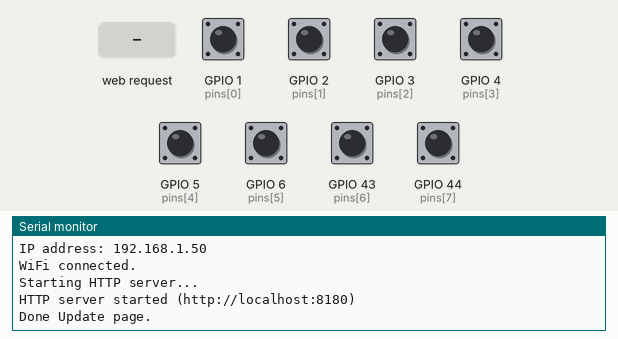
This program was run on a simulated Seeed XIAO ESP32-S3. On the bench: the last lines printed to the serial monitor. The inputs (shaded band) are chosen by the test bench; at power-on: GPIO 1 (pins[0]), GPIO 2 (pins[1]), GPIO 3 (pins[2]), GPIO 4 (pins[3]), GPIO 5 (pins[4]), GPIO 6 (pins[5]), GPIO 43 (pins[6]), GPIO 44 (pins[7]) HIGH. WiFi joins after 1.5 s; servers stay silent unless stated.

Above: at 3.7 s.
3.8 s: HTTP request GET /xml received
At 5.0 s:
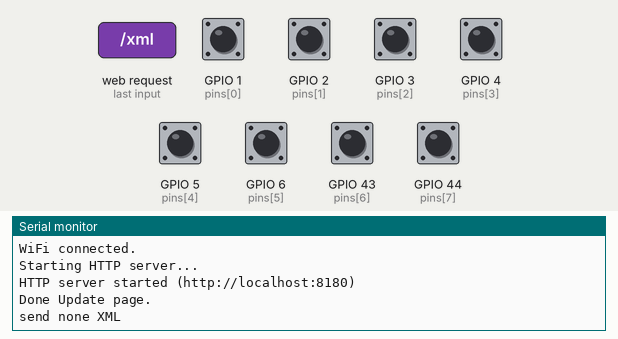
5.3 s: HTTP request GET /data_acq received
At 6.4 s:
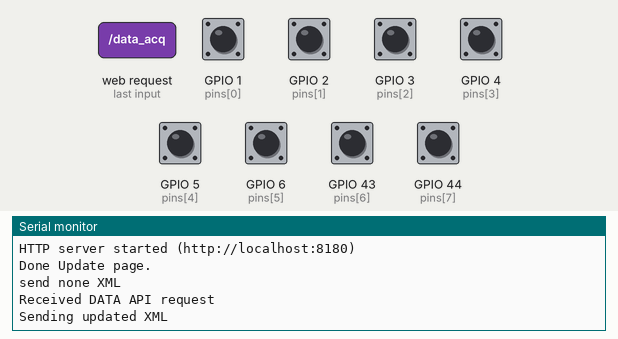
6.8 s: HTTP request GET /submit received
At 7.5 s:
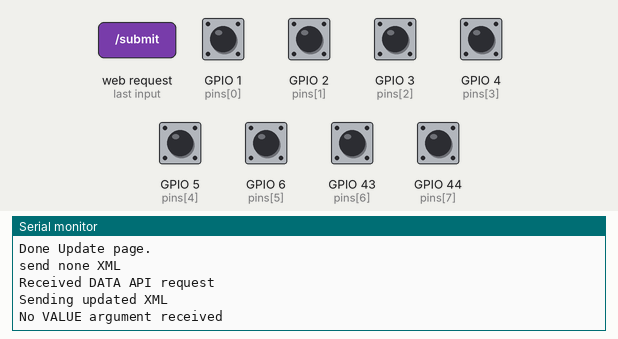
8.3 s: HTTP request GET /submit?VALUE=1 received
At 8.6 s:
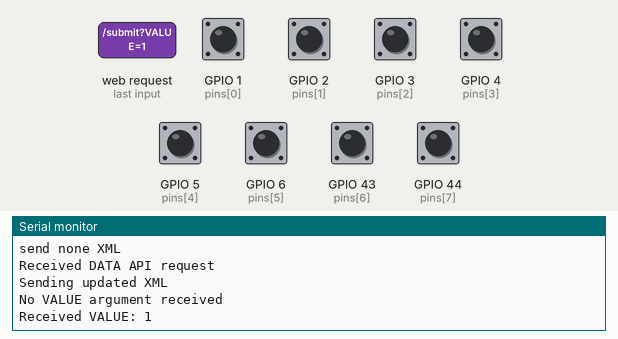

The program:

main.cpp
```cpp
#include <Arduino.h>
#include "connect_wifi.h"
#include "webpage.h"

// Define pins for LEDs and buttons
const uint8_t pins[] = {D0, D1, D2, D3, D4, D5, D6, D7};
const int num_pins = sizeof(pins) / sizeof(pins[0]);

void data2XML()
{
    int button_states[num_pins];
    // if (WebPage::webSubmittedValue >= 0)
    // {
    for (int i = 0; i < num_pins; i++)
        button_states[i] = digitalRead(pins[num_pins - 1 - i]) == LOW;
    WebPage::update_XML(button_states, num_pins);
    // WebPage::webSubmittedValue = -1;
    // }
}

void setup()
{
    Serial.begin(115200);

    for (int i = 0; i < num_pins; i++)
        pinMode(pins[i], INPUT_PULLUP);

    WIFI::connectToWiFi();
    Serial.println("WiFi connected.");
    WebPage::init_html_pages(data2XML);
    /*
    This function transfer enable the Webpage routines update
    the MCU data to XML string on demand. The previous projects use
    status variable to trigger the updates which is not timely enough,
    and hard to work with dual interface of webpage and API.
    */
    Serial.println("Done Update page.");
    vTaskDelay(1000 / portTICK_PERIOD_MS); // Check every 100 ms
}

void loop()
{
    vTaskDelay(2 / portTICK_PERIOD_MS); // Check every 100 ms
    WebPage::server.handleClient();
    vTaskDelay(2 / portTICK_PERIOD_MS); // Check every 100 ms
}
```

connect_wifi.cpp
```cpp
#include <WiFi.h>
#include <Arduino.h>
#include "connect_wifi.h"

namespace WIFI
{

  bool connectToWiFi()
  {
    WiFi.begin(WIFI_SSID, WIFI_PASSWORD, WIFI_CHANNEL);
    Serial.print("Connecting to WiFi ");
    Serial.print(WIFI_SSID);

    unsigned long startAttemptTime = millis();
    const unsigned long timeout = WIFI_TIMEOUT; // timeout duration in milliseconds (e.g., 15 seconds)

    // Wait for connection with timeout
    while (WiFi.status() != WL_CONNECTED)
    {
      if (millis() - startAttemptTime >= timeout)
      {
        Serial.println("\nWiFi connection timed out.");
        return false; // Timeout, connection failed
      }
      delay(100);
      Serial.print(".");
    }

    Serial.println("\nConnected!");

    Serial.print("IP address: ");
    Serial.println(WiFi.localIP());

    return true; // Connected successfully
  }

  void disconnectFromWiFi()
  {
    WiFi.disconnect();
    Serial.println("Disconnected from WiFi");
  }

} // namespace WIFI
```

connect_wifi.h
```cpp
#pragma once

namespace WIFI
{

#define WIFI_SSID "Wokwi-GUEST"
#define WIFI_PASSWORD ""
#define WIFI_CHANNEL 6
#define WIFI_TIMEOUT 15000 // 15 seconds timeout for WiFi connection

    bool connectToWiFi();
    void disconnectFromWiFi();

} // namespace WIFI
```

index_src.h
```cpp
#pragma once

// note R"KEYWORD( html page code )KEYWORD";
// again I hate strings, so char is it and this method let's us write naturally

const char PAGE_MAIN[] PROGMEM = R"=====(

<!DOCTYPE html>
<html lang="en">

<head>
  <meta charset="UTF-8" />
  <title>Line Chart by MCU data</title>
  <style>
    body {
      background-color: #121212;
      color: #e0e0e0;
      font-family: Arial, sans-serif;
      display: flex;
      justify-content: center;
      align-items: center;
      height: 100vh;
    }

    .form-container {
      background-color: #1e1e1e;
      padding: 20px 30px;
      border-radius: 8px;
      box-shadow: 0 0 10px rgba(0, 0, 0, 0.7);
      width: 640px;
    }

    .form-group {
      display: flex;
      align-items: center;
      margin-bottom: 15px;
    }

    .form-group label {
      flex: 1;
      margin-right: 10px;
      font-size: 14px;
    }

    .form-group input,
    .form-textarea {
      flex: 2;
      padding: 8px;
      border: 1px solid #444;
      border-radius: 4px;
      background-color: #2a2a2a;
      color: #f0f0f0;
      font-size: 14px;
      resize: none;
    }

    .form-group input:focus,
    .form-textarea:focus {
      border-color: #6200ea;
      outline: none;
    }

    .form-textarea {
      width: 100%;
      min-height: 80px;
      margin-bottom: 20px;
    }

    .form-header {
      margin-bottom: 20px;
      font-size: 16px;
      text-align: center;
      color: #bbbbbb;
    }


    button {
      width: 100%;
      padding: 10px;
      border: none;
      border-radius: 4px;
      background-color: #6200ea;
      color: #ffffff;
      font-size: 16px;
      cursor: pointer;
      box-shadow: 0 4px #3b0cad;
      transition: all 0.1s ease-in-out;
    }

    button:hover {
      background-color: #7a34f4;
    }

    button:active {
      transform: translateY(2px);
      box-shadow: 0 2px #3b0cad;
    }

    #myPlot {
      flex: 1;
      min-width: 100%;
      min-height: 100%;
      padding: 10px;
    }
  </style>
  <script src="https://cdn.plot.ly/plotly-latest.min.js"></script>
</head>

<body onload="process()">
  <div class="form-container">
    <!-- Just a label/title above -->
    <div class="form-header" id="header">Change the pin swtich status
      with the MCU and acquire data. The plot will show the zigzag pattern of the pin status.
    </div>

    <div id="myPlot"></div>

    <!-- Button -->
    <button type="button" id="submitBtn" onclick="submitForm()">Acquire Data</button>
  </div>

  <script>

    function drawPlot(vArray) {
      // Define the data for the line chart
      const trace1 = {
        y: vArray,
        mode: 'lines',
        type: 'scatter',
        name: 'Line 1'
      };

      const data = [trace1];

      const layout = {
        title: 'Line Chart',
        xaxis: {
          title: 'X Axis',
          showgrid: false,
          zeroline: false
        },
        yaxis: {
          title: 'Y Axis',
          showline: false
        }
      }
      // Render the plot inside the div with id 'myPlot'
      Plotly.newPlot('myPlot', data, layout);
    };

    var xmlHttp = new XMLHttpRequest();
    drawPlot([10, 15, 13, 17, 22]);

    function response() {
      var response = xmlHttp.responseXML;
      var vElements = response.getElementsByTagName("v");

      if (vElements.length > 0) {
        var vArray = [];
        for (var i = 0; i < vElements.length; i++) {
          vArray.push(Number(vElements[i].textContent));
        }
        console.log("Numeric array vArray =", vArray);
        drawPlot(vArray);
      } else {
        // No <v> elements found, do nothing or handle accordingly
        console.log("No <v> elements found in XML.");
      }

    }

    function submitForm() {
      var xhttp = new XMLHttpRequest();
      xhttp.open("PUT", "submit?VALUE=" + "1", true);
      console.log("Submitting: " + "1");
      xhttp.send();
    }

    // general processing code for the web page to ask for an XML steam
    // this is actually why you need to keep sending data to the page to
    // force this call with stuff like this
    // server.on("/xml", SendXML);
    // otherwise the page will not request XML from the ESP, and updates will not happen
    function process() {

      if (xmlHttp.readyState == 0 || xmlHttp.readyState == 4) {
        xmlHttp.open("PUT", "xml", true);
        xmlHttp.onreadystatechange = response;
        xmlHttp.send(null);
      }
      // you may have to play with this value, big pages need more porcessing time, and hence
      // a longer timeout
      setTimeout("process()", 200);
    }


  </script>

</html>
)=====";
```

webpage.cpp
```cpp
/*
The code was referrenced to https://github.com/KrisKasprzak/ESP32_WebPage/
It is based XML to communicate between web page and ESP32. The web page is controlled by JavaScript.
No additional library is required on the web page side.
*/

#include <Arduino.h>
// #include <queue>
#include <WebServer.h>
#include "index_src.h"

namespace WebPage
{
    constexpr size_t XmlBufferSize = 2048;
    char XML[XmlBufferSize];
    // int webSubmittedValue = -1;
    bool XMLSent = true;
    void (*xml_update)() = nullptr;
    /*
    Using this method to define a function pointer for the "callback" function. Using this method,
    the Webpage functions can update the XML by MCU hardware readings on demand and being more real
    time processing.
    */

    WebServer server(80);

    void update_XML(int *val, int size)
    {
        /*
        The size of the XML string should be smaller than XmlBufferSize
        */
        XML[0] = 0; // Clear the XML buffer
        size_t pos = 0;
        pos += snprintf(XML + pos, XmlBufferSize - pos, "<data>");
        for (int i = 0; i < size; i++)
            pos += snprintf(XML + pos, XmlBufferSize - pos, "<v>%d</v>", val[i]);
        pos += snprintf(XML + pos, XmlBufferSize - pos, "</data>");
        XMLSent = false;
    }

    void SendHtml()
    {
        /*
        The main web page is stored in index_src.h as a string constant PAGE_MAIN
        The HTML file can be edited seperately and then converted to the header file using the
        script (Linux): conv
        */
        server.send(200, "text/html", (const char *)PAGE_MAIN);
    }

    void SendXML()
    {
        /*
        This function is called when the web page requests /xml. So it will be called repeatedly.
        If setting a condition to not send XML unless there is a new key input, the web page will not get any response
        and apears error in the browser console "PUT xxxxxx"
        */
        if (XMLSent)
        {
            Serial.println("send none XML");
            server.send(200, "text/xml", "<data></data>");
        }
        else
        {
            Serial.println("Sending updated XML");
            server.send(200, "text/xml", XML); // a longer timeout that 200 ms
            XMLSent = true;
        }
    }

    void dataAPI()
    {
        // webSubmittedValue = 1;
        Serial.println("Received DATA API request");
        xml_update(); // call the function to update the XML
        Serial.println("Sending updated XML");
        server.send(200, "text/xml", XML); // a longer timeout that 200 ms
        XMLSent = true;
    }

    void getSubmit()
    {
        if (server.hasArg("VALUE"))
        /*
        This is the key part to transmit data from webpage to server.
        On the webpage client end the code is something like this:

          function submitForm() {
                var xhttp = new XMLHttpRequest();
                xhttp.open("PUT", "submit?VALUE=" + sumInputs(), true);
                console.log("Submitting: " + sumInputs());
                xhttp.send();
            }
                The VALUE is the name of the argument, it can be anything.
                The value being sent by is a string.
        */
        {
            String value = server.arg("VALUE");
            Serial.print("Received VALUE: ");
            Serial.println(value);
            //webSubmittedValue = value.toInt();
            xml_update(); // call the function to update the XML
            // Here you can add code to handle the received value
        }
        else
        {
            Serial.println("No VALUE argument received");
        }
        server.send(200, "text/plain", "OK");
    }

    void init_html_pages(void (*page_func)())
    {
        xml_update = page_func;
        server.on("/", SendHtml);
        // upon esp getting /XML string, ESP will build and send the XML, this is how we refresh
        // just parts of the web page
        server.on("/xml", SendXML);
        server.on("/data_acq", dataAPI);
        // this is the handler for the PUT from the web page
        server.on("/submit", getSubmit);

        Serial.println("Starting HTTP server...");
        server.begin();
        Serial.println("HTTP server started (http://localhost:8180)");
    }

};
```

webpage.h
```cpp
#pragma once

//#include <queue>
#include <WebServer.h> // Include for the WebServer type

namespace WebPage
{

    // Size of the XML buffer
    constexpr size_t XmlBufferSize = 2048;

    // Declare the XML buffer (optional: extern if you want to access it outside)
    extern char XML[XmlBufferSize];

    extern int webSubmittedValue;
    // bool XMLSent;
    // std::queue<int> key_buffer;
    // 如果不是extern, 则会有重复定义的错误，不需要在这里定义

    void update_XML(int *val, int size);
    void newKeyInput(int val);

    // Declare the WebServer instance accessible externally (optional)
    extern WebServer server;

    // Function to send the main HTML page
    void SendHtml();

    // Initialize HTTP server and handlers
    void init_html_pages(void (*page_func)());

}
```

Measured:
- after the input at 3.8 s, the serial monitor: prints a new line at once (image 1)
- after the input at 5.3 s, the serial monitor: prints a new line at once (image 2)
- after the input at 6.8 s, the serial monitor: prints a new line at once (image 3)
- after the input at 8.3 s, the serial monitor: prints a new line at once (image 4)
